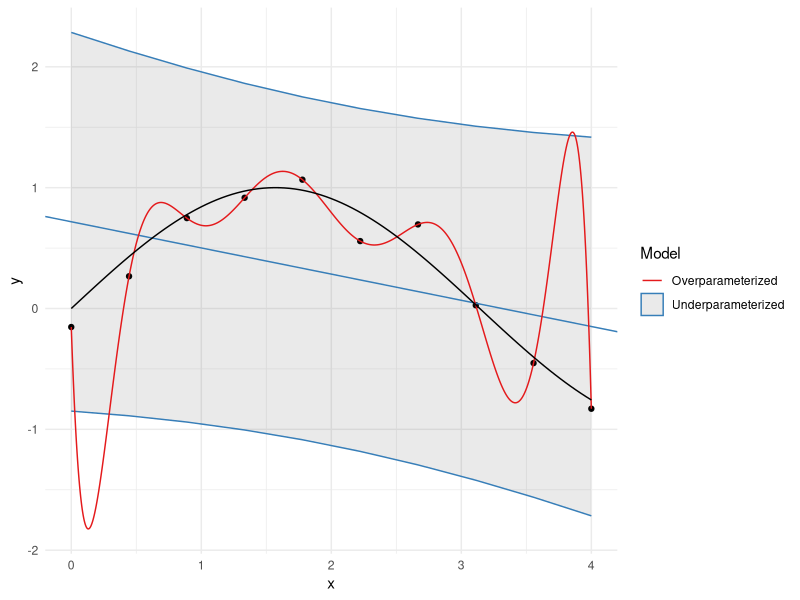
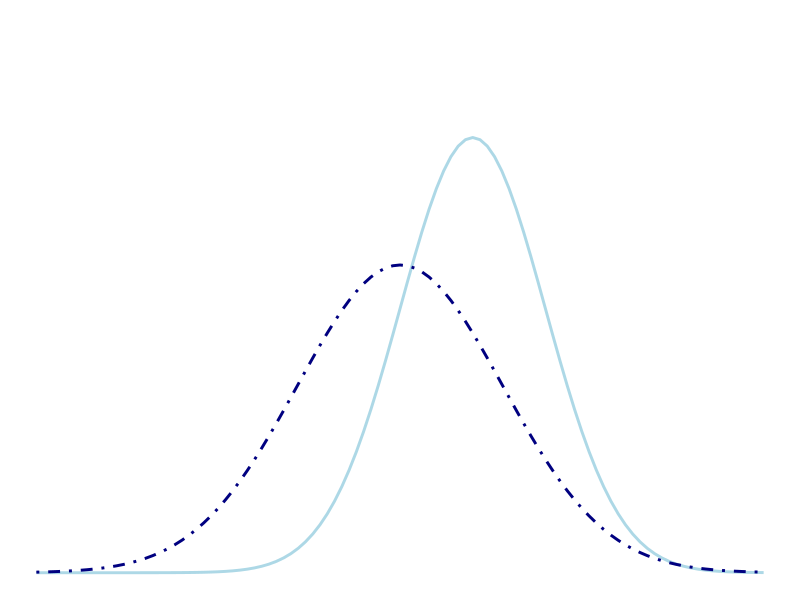
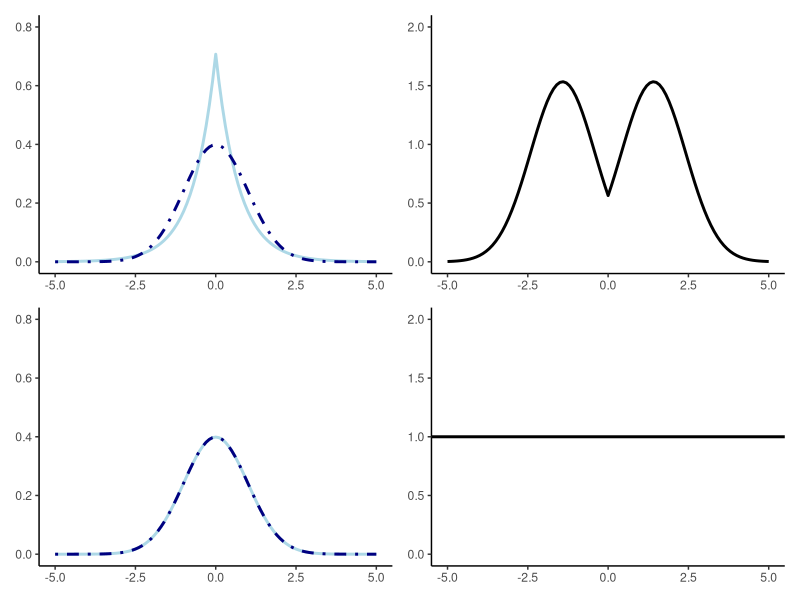

R code for these plots, in order:
## ---- chunk 1
#| include: false

# Packages
library(ggplot2)
## ---- chunk 2
#| echo: false
set.seed(9)
n <- 10
x <- seq(0, 4, length.out = n)
y <- sin(x) + rnorm(n, 0, 0.2)

fit1  <- lm(y ~ x)
pred1 <- predict(fit1, interval = "p")
fit2x <- data.frame(poly(x, 9, raw = TRUE)) |> as.matrix()
fit2  <- lm(y ~ fit2x)
predx <- seq(0, 4, length.out = 1000) |> poly(9, raw = TRUE)
pred2 <- cbind(1, predx) %*% coef(fit2)

ggplot(NULL, aes(x, y)) +
  geom_point() +
  geom_ribbon(aes(ymin = pred1[,2], ymax = pred1[,3], 
                  col = "Underparameterized"), alpha = 0.1) +
  geom_abline(col = RColorBrewer::brewer.pal(3, "Set1")[2], 
              slope = fit1$coefficients[2], intercept = fit1$coefficients[1]) +
  geom_line(aes(x = seq(0, 4, length.out = 1000), y = pred2[,1], 
                col = "Overparameterized",
                fill = "Overparameterized")) +
  geom_function(aes(x = NULL, y = NULL), fun = sin) +
  theme_minimal() +
  scale_color_brewer(name = "Model", palette = "Set1")
## ---- chunk 3
ggplot() +
  stat_function(fun = dnorm, args = list(mean = 1, sd = 1),
                col = "lightblue", linewidth = 1, linetype = 1) +
  stat_function(fun = dnorm, args = list(mean = 0, sd = sqrt(2)),
                col = "navy", linewidth = 1, linetype = 4) +
  theme_void() +
  xlim(-5, 5) +
  ylim(0, 0.5) +
  ylab(NULL)
## ---- chunk 4
library(patchwork)
dlaplace <- function(x, mu = 0, sd = 1) exp(-abs(x-mu)/(sd / sqrt(2))) / (2*(sd / sqrt(2)))
dratio_lap_norm <- function(x, mu = 0, sd = 1) {
  dnorm(x, mu, sd) / dlaplace(x, mu, sd)
}

ggplot() +
  stat_function(fun = dlaplace, args = list(mu = 0, sd = 1),
                col = "lightblue", linewidth = 1, linetype = 1) +
  stat_function(fun = dnorm, args = list(mean = 0, sd = 1),
                col = "navy", linewidth = 1, linetype = 4) +
  xlim(-5, 5) +
  ylim(0, 0.8) +
  theme_classic() +
  ylab(NULL) +
ggplot() +
  stat_function(fun = dratio_lap_norm, args = list(mu = 0, sd = 1),
                linewidth = 1, linetype = 1) +
  xlim(-5, 5) +
  ylim(0, 2) +
  theme_classic() +
  ylab(NULL) +
ggplot() +
  stat_function(fun = dnorm, args = list(mean = 0, sd = 1),
                col = "lightblue", linewidth = 1, linetype = 1) +
  stat_function(fun = dnorm, args = list(mean = 0, sd = 1),
                col = "navy", linewidth = 1, linetype = 4) +
  xlim(-5, 5) +
  ylim(0, 0.8) +
  theme_classic() +
  ylab(NULL) +
ggplot() +
  geom_abline(intercept = 1, slope = 0, linewidth = 1, linetype = 1) +
  theme_classic() +
  xlim(-5, 5) +
  ylim(0, 2) +
  ylab(NULL)
## ---- chunk 5
tibble::tibble(Data = c("Laplace", "Log-normal", "lst", "Normal"),
               `Density ratio` = c(0.620, 1.000, 0.495, 0.050),
               `Kolmogorov-Smirnov` = c(0.375, 1.000, 0.235, 0.045),
               `pMSE` = c(0.610, 1.000, 0.495, 0.040))
